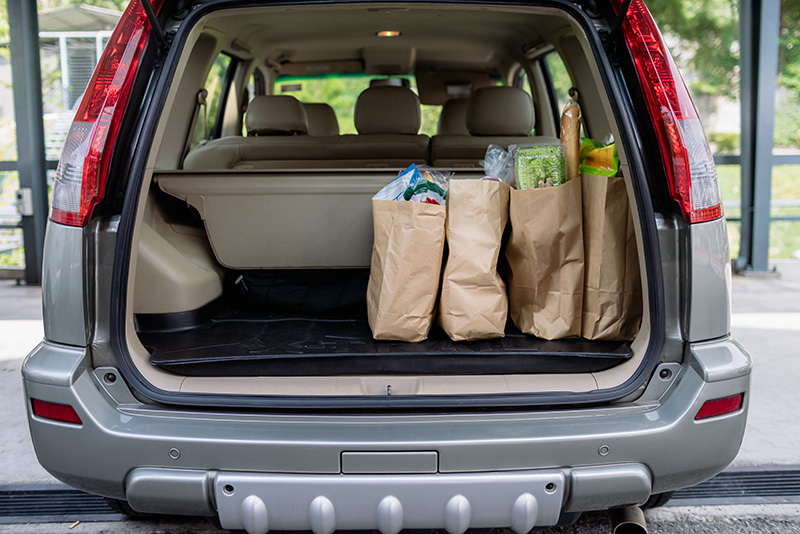
#> input picture Frontier-Model-run-polyglot/scripts/TruthGPT-main/benchmarking_framework/sam3-main/assets/images/groceries.jpg, 800 x 534 px
$ python -i image_analysis_advanced.py   (imports and definitions only)   (older library calls are emulated)
#> lines starting #> are read from the running program, lines starting #| are printed output that depends on the picture; after the words box and inside, x2 and y2 are one past the last pixel; in counts of white or black regions, pixels touching at a corner belong together
"""
Análisis avanzado de imágenes
"""

from typing import Dict, List, Optional, Tuple
import numpy as np
import cv2
from PIL import Image
import io


class AdvancedImageAnalysis:
    """Análisis avanzado de imágenes"""

    def __init__(self):
        """Inicializa el analizador"""
        pass

    # [61 lines left out: functions analyze_texture_features, analyze_color_features, not called in this run]

    def analyze_geometric_features(self, image: np.ndarray) -> Dict:
        """
        Analiza características geométricas

        Args:
            image: Imagen en formato numpy

        Returns:
            Diccionario con características geométricas
        """
        gray = cv2.cvtColor(image, cv2.COLOR_BGR2GRAY) if len(image.shape) == 3 else image

        # Detectar bordes
        edges = cv2.Canny(gray, 50, 150)
        edge_density = np.sum(edges > 0) / edges.size

        # Detectar contornos
        contours, _ = cv2.findContours(edges, cv2.RETR_EXTERNAL, cv2.CHAIN_APPROX_SIMPLE)

        # Análisis de formas
        shape_features = self._analyze_shapes(contours)

        # Análisis de simetría
        symmetry_score = self._calculate_symmetry(gray)

        return {
            "edge_density": float(edge_density),
            "contour_count": len(contours),
            "shape_features": shape_features,
            "symmetry_score": float(symmetry_score),
            "geometric_complexity": self._calculate_geometric_complexity(edges)
        }

    # [50 lines left out: functions _calculate_glcm_features, _calculate_lbp_features, _calculate_gabor_features, _calculate_texture_complexity, _calculate_color_uniformity, _calculate_color_distribution, not called in this run]

    def _analyze_shapes(self, contours: List) -> Dict:
        """Analiza formas en la imagen"""
        if not contours:
            return {
                "total_area": 0,
                "largest_area": 0,
                "average_area": 0
            }

        areas = [cv2.contourArea(c) for c in contours]

        return {
            "total_area": float(sum(areas)),
            "largest_area": float(max(areas)),
            "average_area": float(np.mean(areas)),
            "shape_count": len(contours)
        }

    def _calculate_symmetry(self, gray: np.ndarray) -> float:
        """Calcula score de simetría"""
        # Comparar mitades izquierda y derecha
        h, w = gray.shape
        left_half = gray[:, :w//2]
        right_half = cv2.flip(gray[:, w//2:], 1)

        # Ajustar tamaños si es necesario
        min_w = min(left_half.shape[1], right_half.shape[1])
        left_half = left_half[:, :min_w]
        right_half = right_half[:, :min_w]

        # Calcular similitud
        diff = np.abs(left_half.astype(float) - right_half.astype(float))
        similarity = 1.0 - (np.mean(diff) / 255.0)

        return float(similarity)

    def _calculate_geometric_complexity(self, edges: np.ndarray) -> float:
        """Calcula complejidad geométrica"""
        edge_density = np.sum(edges > 0) / edges.size
        return float(edge_density)

>>> import cv2
>>> picture = cv2.imread('../../Frontier-Model-run-polyglot/scripts/TruthGPT-main/benchmarking_framework/sam3-main/assets/images/groceries.jpg')
#> picture is the input picture: shape (534, 800, 3); mean B, G, R 102.9, 105.7, 109.5
>>> result = AdvancedImageAnalysis().analyze_geometric_features(picture)
#> in analyze_geometric_features, `gray = cv2.cvtColor(image, cv2.COLOR_BGR2GRAY) if len(image.shape) == ..`:
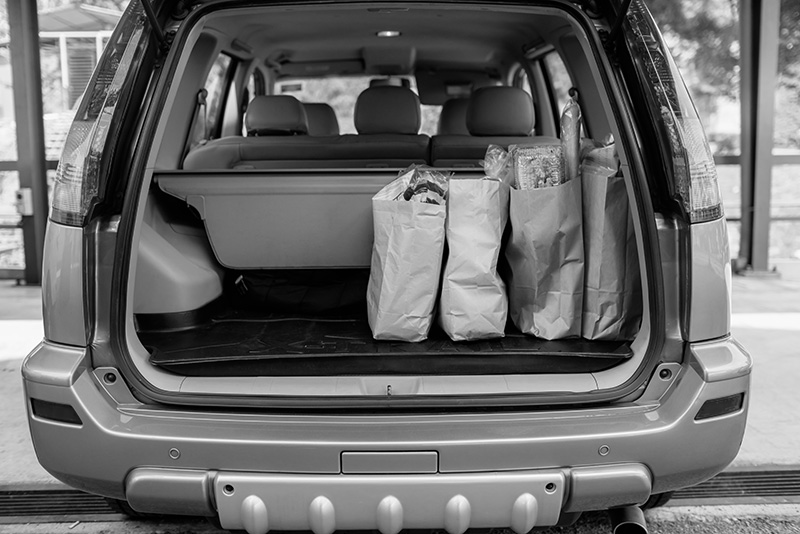
#> gray: shape (534, 800); min 0, max 255, mean 106.5
#> in analyze_geometric_features, `edges = cv2.Canny(gray, 50, 150)`:
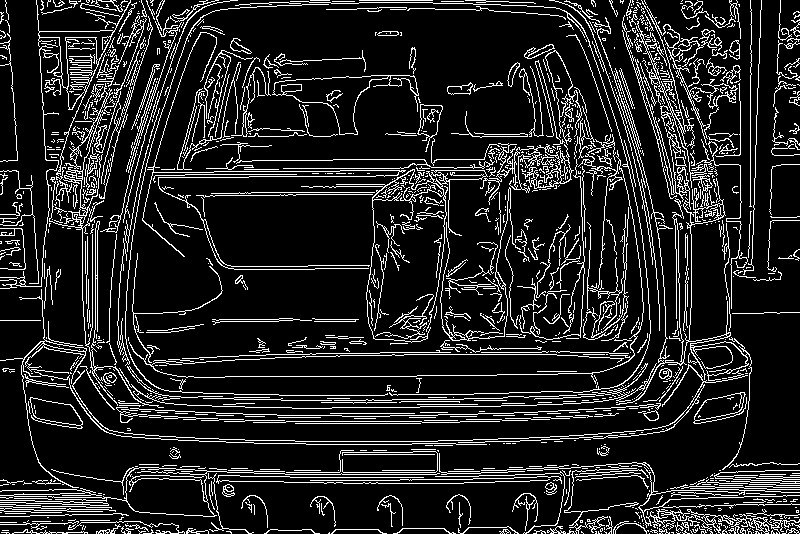
#> edges: shape (534, 800); 13.6% white in thin lines or dots
#> in analyze_geometric_features, `edge_density = np.sum(edges > 0) / edges.size`: edge_density = 0.136
#> in analyze_geometric_features, `contours, _ = cv2.findContours(edges, cv2.RETR_EXTERNAL, cv2.CHAIN_APP..`: contours = 1158 contours, 1063 with area under 20; largest, box (x1, y1, x2, y2) and area: (48, 467, 440, 517) 3595, (272, 75, 419, 135) 2888, (119, 15, 752, 470) 1406, (36, 0, 131, 176) 1043, (29, 397, 83, 429) 896
#> in _analyze_shapes, `areas = [cv2.contourArea(c) for c in contours]`: areas = 1158 values, max 3595 at index 195, min 0 at index 0, mean 19.05
#> in analyze_geometric_features, `shape_features = self._analyze_shapes(contours)`: shape_features = {'total_area': 22062, 'largest_area': 3595, 'average_area': 19.05, 'shape_count': 1158}
#> in _calculate_symmetry, `left_half = gray[:, :w//2]`:
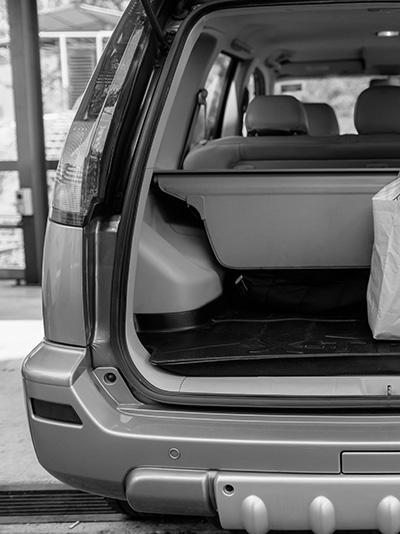
#> left_half: shape (534, 400); min 0, max 255, mean 97.6
#> in _calculate_symmetry, `right_half = cv2.flip(gray[:, w//2:], 1)`:
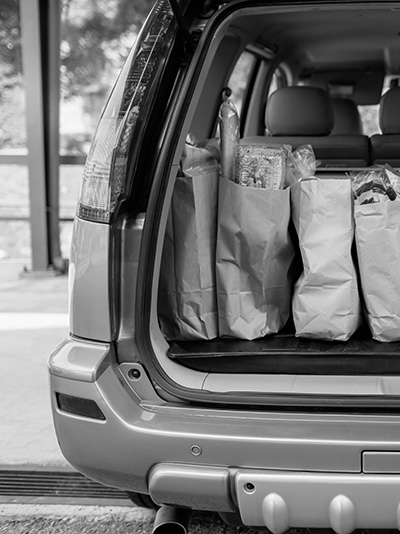
#> right_half: shape (534, 400); min 0, max 255, mean 115.5
#> in _calculate_symmetry, `diff = np.abs(left_half.astype(float) - right_half.astype(float))`:
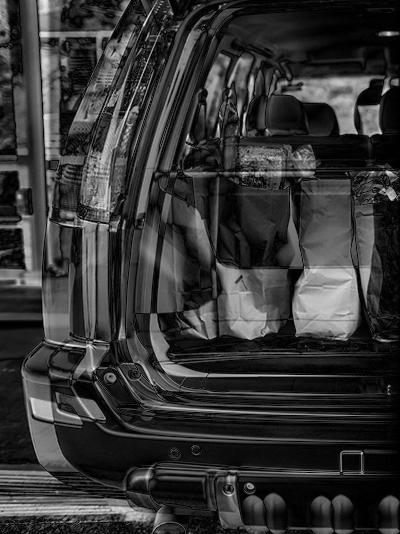
#> diff: shape (534, 400) float64; min 0, max 248, mean 53.3
#> in _calculate_symmetry, `similarity = 1.0 - (np.mean(diff) / 255.0)`: similarity = 0.791
#> in _calculate_geometric_complexity, `edge_density = np.sum(edges > 0) / edges.size`: edge_density = 0.136
#> result = 5 items

$ run again, on Frontier-Model-run-polyglot/scripts/TruthGPT-main/benchmarking_framework/sam3-main/assets/images/test_image.jpg
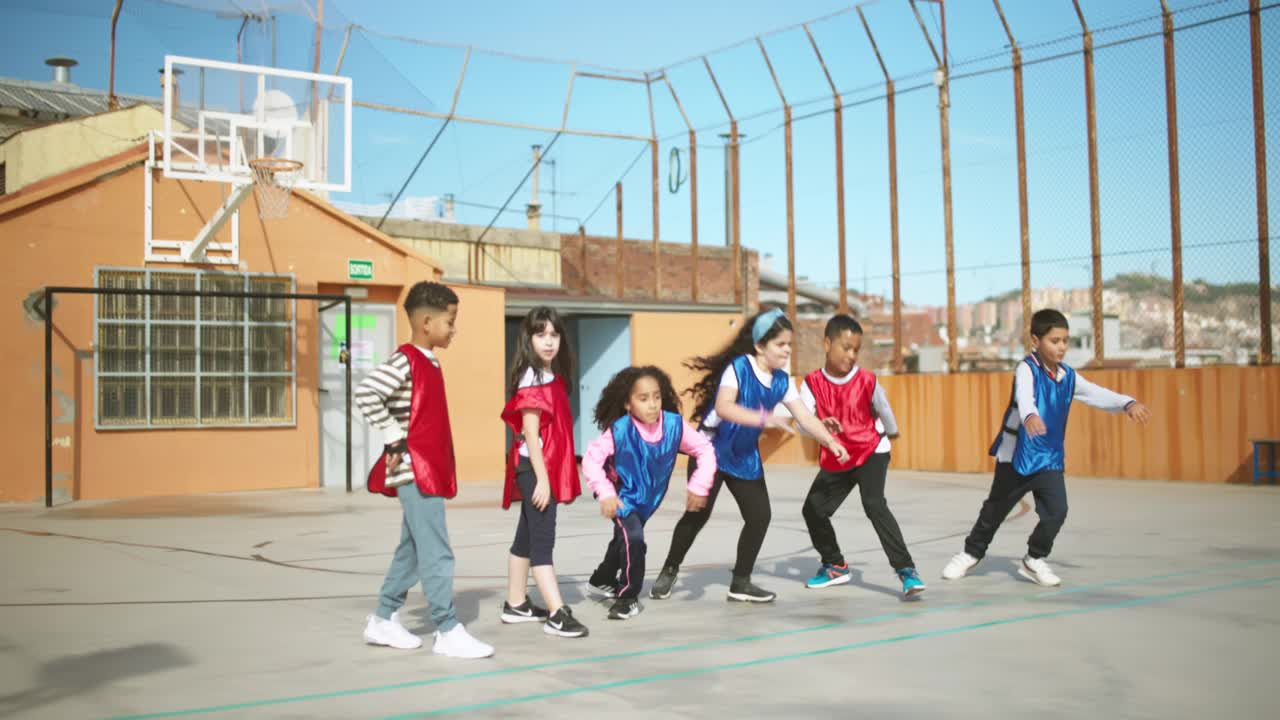
#> input picture Frontier-Model-run-polyglot/scripts/TruthGPT-main/benchmarking_framework/sam3-main/assets/images/test_image.jpg, 1280 x 720 px
#> picture is the input picture: shape (720, 1280, 3); mean B, G, R 160.6, 168.4, 166.8
#> in analyze_geometric_features, `edges = cv2.Canny(gray, 50, 150)`:
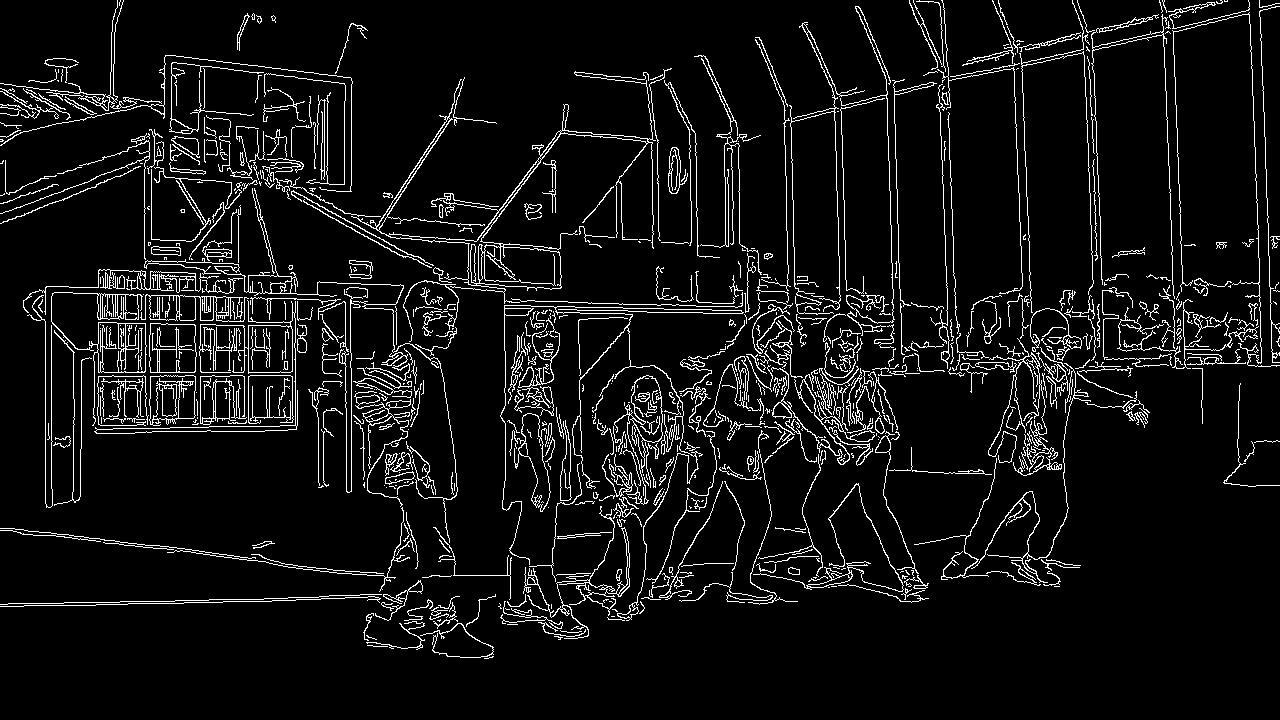
#> edges: shape (720, 1280); 6.8% white in thin lines or dots
#> in analyze_geometric_features, `edge_density = np.sum(edges > 0) / edges.size`: edge_density = 0.0682
#> contours = 740 contours, 599 with area under 20; largest, box (x1, y1, x2, y2) and area: (351, 71, 656, 304) 5310, (94, 300, 298, 434) 2974, (89, 322, 147, 426) 2336, (149, 323, 197, 373) 2198, (149, 375, 196, 426) 1943
#> areas = 740 values, max 5310 at index 692, min 0 at index 1, mean 50.37
#> shape_features = {'total_area': 37277, 'largest_area': 5310, 'average_area': 50.37, 'shape_count': 740}
#> in _calculate_symmetry, `diff = np.abs(left_half.astype(float) - right_half.astype(float))`:
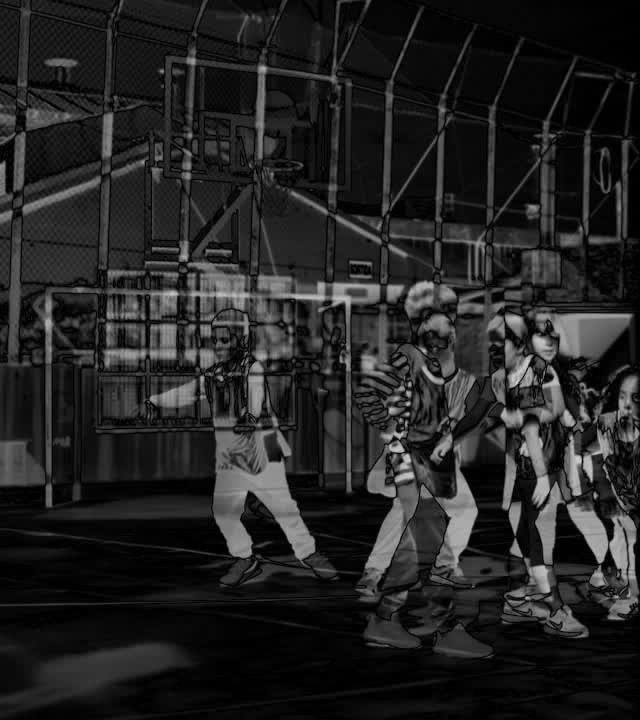
#> diff: shape (720, 640) float64; min 0, max 214, mean 35.6
#> similarity = 0.86
#> in _calculate_geometric_complexity, `edge_density = np.sum(edges > 0) / edges.size`: edge_density = 0.0682
#> result = 5 items

$ run again, on Frontier-Model-run-polyglot/scripts/TruthGPT-main/benchmarking_framework/sam3-main/assets/images/truck.jpg
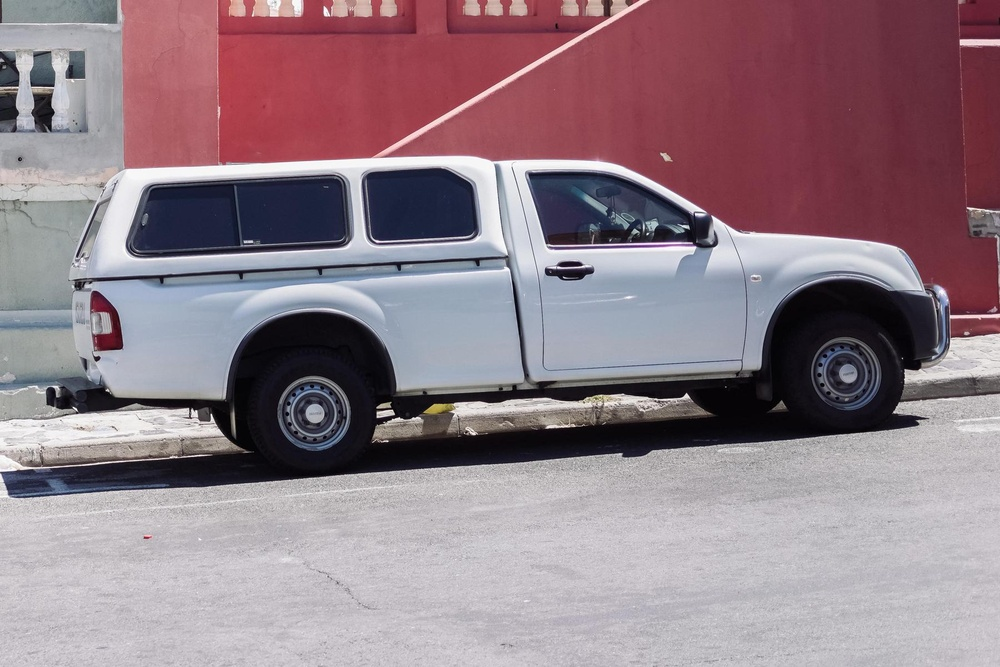
#> input picture Frontier-Model-run-polyglot/scripts/TruthGPT-main/benchmarking_framework/sam3-main/assets/images/truck.jpg, 1000 x 667 px, shrunk from 1800 x 1200 before the run
#> picture is the input picture: shape (667, 1000, 3); mean B, G, R 135.2, 126.5, 145.8
#> in analyze_geometric_features, `edges = cv2.Canny(gray, 50, 150)`:
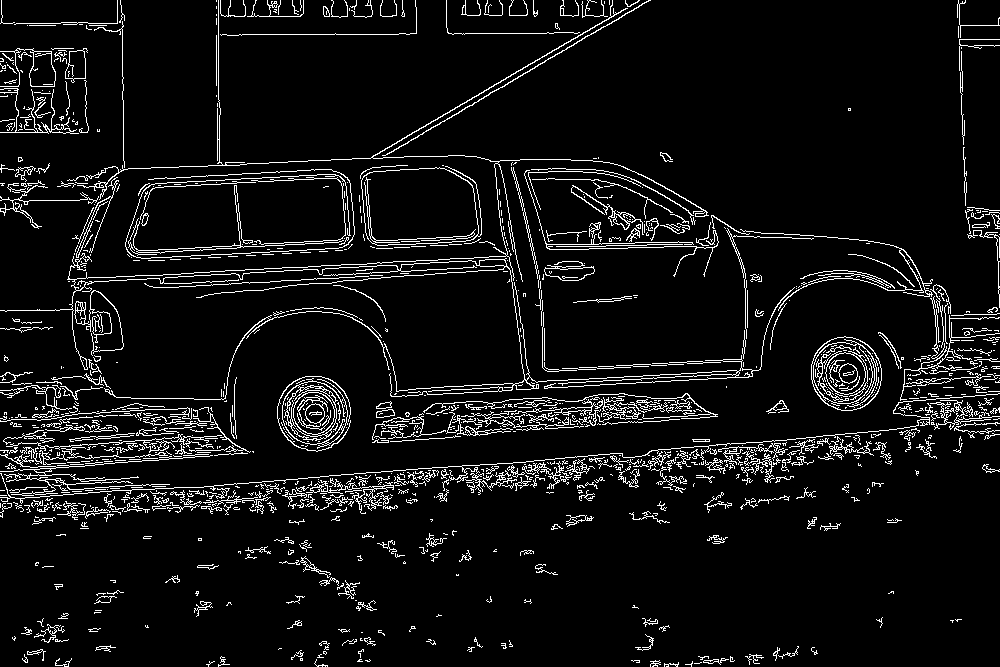
#> edges: shape (667, 1000); 6.7% white in thin lines or dots
#> in analyze_geometric_features, `edge_density = np.sum(edges > 0) / edges.size`: edge_density = 0.0673
#> contours = 1018 contours, 922 with area under 20; largest, box (x1, y1, x2, y2) and area: (361, 166, 482, 246) 7973, (811, 336, 882, 411) 4086, (282, 378, 348, 449) 3249, (0, 0, 795, 400) 1050, (0, 48, 56, 87) 774
#> areas = 1018 values, max 7973 at index 914, min 0 at index 0, mean 25.99
#> shape_features = {'total_area': 26458, 'largest_area': 7973, 'average_area': 25.99, 'shape_count': 1018}
#> in _calculate_symmetry, `diff = np.abs(left_half.astype(float) - right_half.astype(float))`:
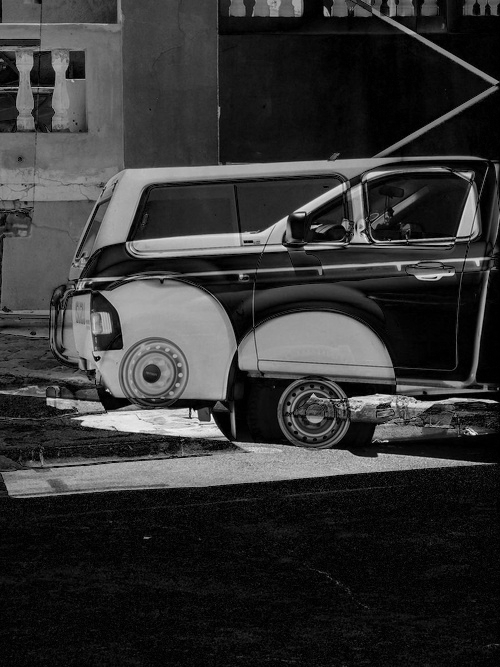
#> diff: shape (667, 500) float64; min 0, max 248, mean 51.9
#> similarity = 0.796
#> in _calculate_geometric_complexity, `edge_density = np.sum(edges > 0) / edges.size`: edge_density = 0.0673
#> result = 5 items
